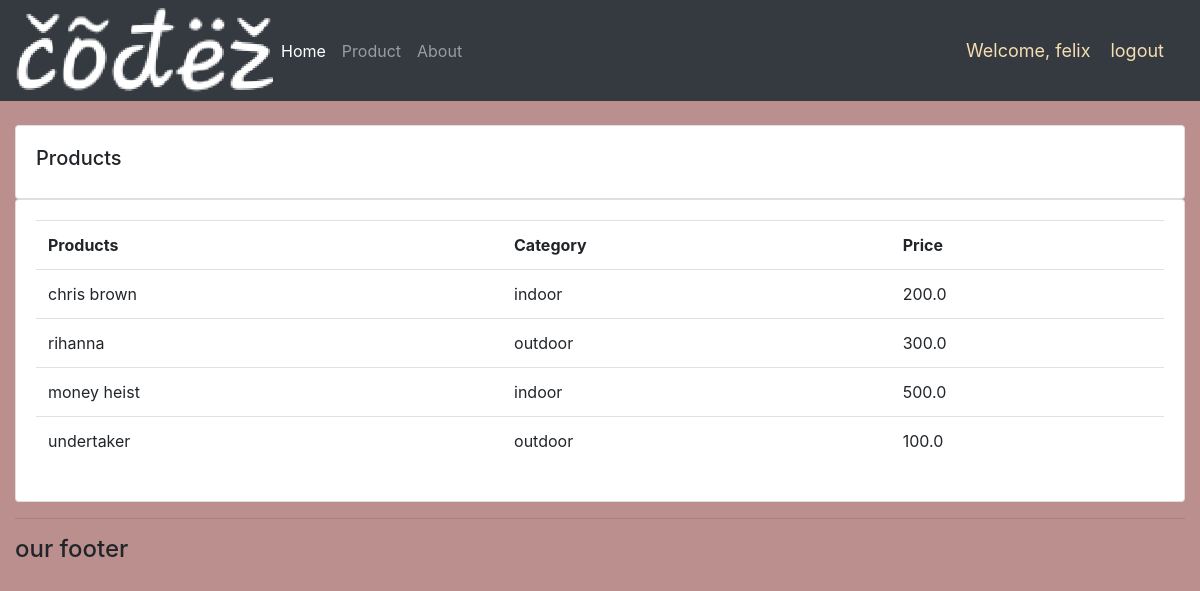
The page /products/ (signed in) on the database its author committed.
### account/models.py (models this page shows, shortened)
class Products(models.Model):
    CATEGORY = (
        ('indoor','indoor'),
        ('outdoor','outdoor'),
    )
    name = models.CharField(max_length=200,null=True)
    price = models.FloatField(max_length=200,null=True)
    category = models.CharField(max_length=200,null=True,choices=CATEGORY)
    description = models.CharField(max_length=200,null=True,blank=True)
    date_created = models.DateTimeField(auto_now_add=True,null=True)
    tags = models.ManyToManyField(Tags)

### account/decorators.py (the view)
        def wrapper_func(request,*args,**kwargs):
            group = None
            if request.user.groups.exists():
                group = request.user.groups.all()[0].name
            if group in allowed_rolls:
                return view_func(request,*args,**kwargs)
            else:
                return HttpResponse('you are not authorised to view this page')

### account/views.py (called while the page is built)
@login_required(login_url='login')
@allowed_users(allowed_rolls=['admin'])
def products(request):
    products = Products.objects.all()
    return render(request,'products.html',{'products':products})

### templates/products.html
{%extends 'main.html' %}
{%block content%}
        <br>
<div class="row">
    <div class="col-md">
        <div class="card card-body">
            <h5>Products</h5>
        </div>
        <div class="card card-body">
            <table class="table">
                <tr>
                    <th>Products</th>
                    <th>Category</th>
                    <th>Price</th>
                </tr>
                {% for products in products%}
                    <tr>
                        <td>{{products.name}}</td>
                        <td>{{products.category}}</td>
                        <td>{{products.price}}</td>
                    </tr>
                {%endfor%}
            </table>
        </div>
    </div>
</div>
{%endblock%}

### templates/navbar.html (shortened to what this page needs)
{%load static%}
<nav class="navbar navbar-expand-lg navbar-dark bg-dark">
  <img src="{% static 'images/mylogo.png' %}">
    <div class="collapse navbar-collapse" id="navbarNavAltMarkup">
      <div class="navbar-nav">
        {% if request.user.is_staff%}
        <a  class="nav-item nav-link active" href="{% url 'index'%}">Home <span class="sr-only">(current)</span></a>
        <a class="nav-item nav-link " href="{% url 'products'%}">Product</a>
        {%else%}
        <a class="nav-item nav-link" href="{% url 'profile' %}">Profile</a>
        {%endif%}
        <a class="nav-item nav-link" href="{% url 'about' %}">About</a>
      </div>
    </div>
    <span class="hello-note">Welcome, {{request.user}} </span>
    <span><a class="hello-note" href="{% url 'logout'%}">logout</a></span>
  </nav>

### static/css/main.css (style rules this page uses)
body { background-color:rosybrown; }

### templates/navbar.html (style rules this page uses)
.hello-note { font-size: 18px; color: wheat; margin-right: 20px; }

### rows shown on the page
Products: name "chris brown", category "indoor", price "200.0"
Products: name "rihanna", category "outdoor", price "300.0"
Products: name "money heist", category "indoor", price "500.0"
Products: name "undertaker", category "outdoor", price "100.0"

### other values the page prints
{{ request.user }} "felix"
